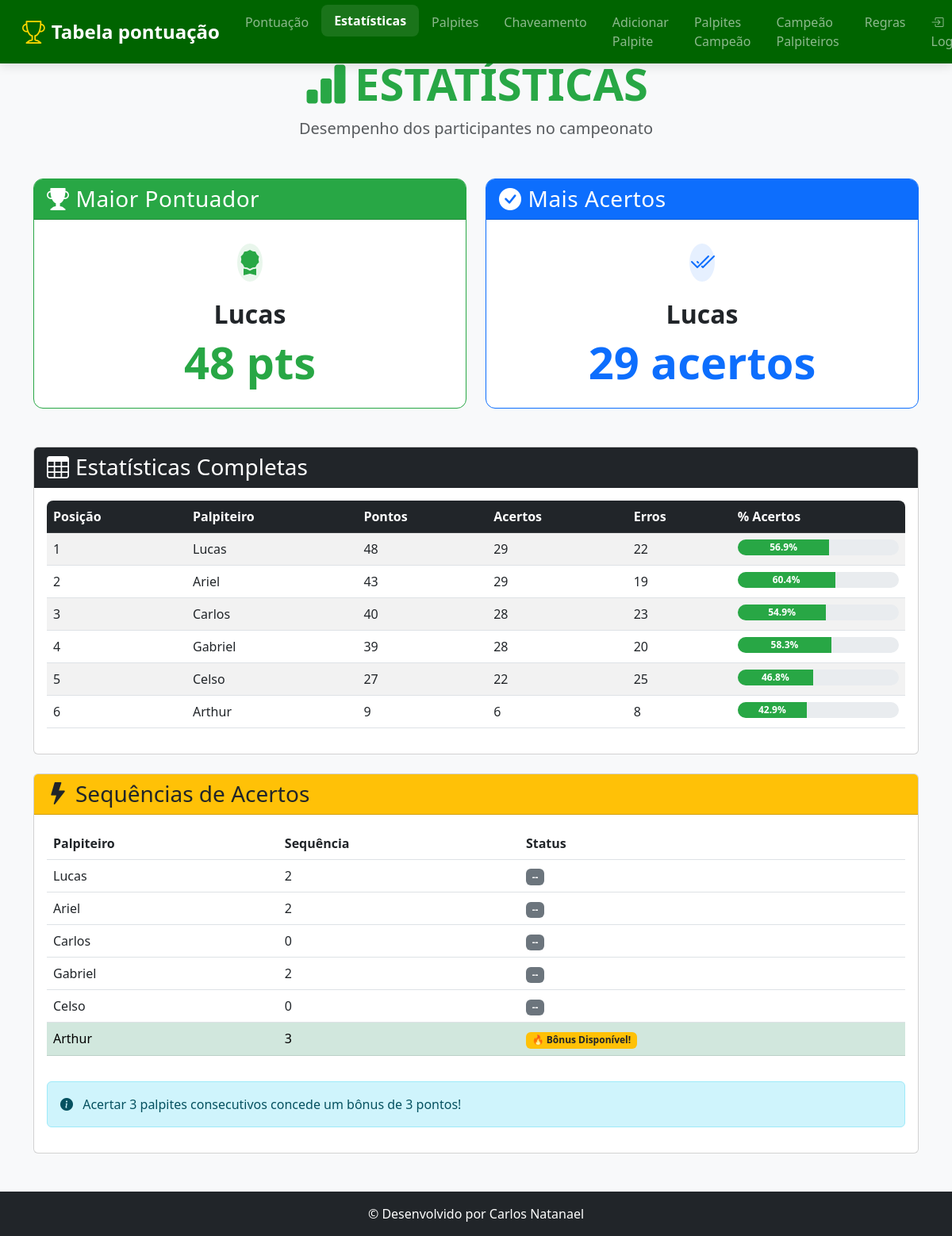
Page /estatisticas on the committed database.
### tables this page shows
CREATE TABLE pontuacao (
        id INTEGER PRIMARY KEY AUTOINCREMENT,
        posicao INTEGER,
        nome TEXT UNIQUE,
        pontos INTEGER DEFAULT 0,
        acertos INTEGER DEFAULT 0,
        erros INTEGER DEFAULT 0
    , pontos_bonus INTEGER DEFAULT 0);

### app.py (the view)
@app.route('/estatisticas')
def estatisticas():
    conn = get_db()
    estatisticas_completas = conn.execute('''
        SELECT nome, pontos, acertos, erros,
               CASE WHEN (acertos + erros) = 0 THEN 0.0 ELSE ROUND((acertos * 100.0 / (acertos + erros)), 1) END as percentual_acertos
        FROM pontuacao ORDER BY pontos DESC, acertos DESC
    ''').fetchall()
    maior_pontuador = estatisticas_completas[0] if estatisticas_completas else None
    quem_acertou_mais = sorted(estatisticas_completas, key=lambda x: x['acertos'], reverse=True)[0] if estatisticas_completas else None
    rodada_atual_row = conn.execute("SELECT MAX(rodada) as rodada FROM palpites WHERE status != 'Pendente'").fetchone()
    rodada_atual_bonus = rodada_atual_row['rodada'] if rodada_atual_row and rodada_atual_row['rodada'] else 0
    sequencias_info = defaultdict(int)
    if rodada_atual_bonus > 0:
        palpites_rodada_atual = conn.execute("""
            SELECT p.nome, p.status, j.data_hora FROM palpites p
            JOIN jogos j ON p.game_id = j.id
            WHERE p.status != 'Pendente' AND p.rodada = ?
            ORDER BY p.nome, j.data_hora
        """, (rodada_atual_bonus,)).fetchall()
        for jogador in estatisticas_completas:
            nome = jogador['nome']
            palpites_do_jogador_na_rodada = [p for p in palpites_rodada_atual if p['nome'] == nome]
            sequencia_atual = 0
            for palpite in palpites_do_jogador_na_rodada:
                if "Erro" not in palpite['status']:
                    sequencia_atual += 1
                else:
                    sequencia_atual = 0
            sequencias_info[nome] = sequencia_atual
    sequencias_para_template = []
    for jogador in estatisticas_completas:
        nome = jogador['nome']
        max_streak = sequencias_info[nome]
        sequencias_para_template.append({
            'nome': nome,
            'sequencia': max_streak,
            'bonus': '🔥 Bônus Disponível!' if max_streak >= 3 else '--'
        })
    print(f"\n[LOG - estatisticas]: Rodada atual para cálculo de bônus: {rodada_atual_bonus}")
    print(f"[LOG - estatisticas]: Estatísticas carregadas para {len(estatisticas_completas)} jogadores.\n")
    return render_template('estatisticas.html',
                           maior_pontuador=maior_pontuador,
                           quem_acertou_mais=quem_acertou_mais,
                           estatisticas_completas=estatisticas_completas,
                           sequencias=sequencias_para_template,
                           rodada_atual_bonus=rodada_atual_bonus)

### app.py (called while the page is built)
def get_db():
    if 'db' not in g:
        g.db = sqlite3.connect('palpites.db', timeout=10)
        g.db.row_factory = sqlite3.Row
    return g.db

### templates/estatisticas.html (shortened to what this page needs)
<!DOCTYPE html>
<html lang="pt">
<head>
    <link href="https://cdn.jsdelivr.net/npm/bootstrap@5.3.0/dist/css/bootstrap.min.css" rel="stylesheet">
    <link rel="stylesheet" href="https://cdn.jsdelivr.net/npm/bootstrap-icons@1.10.0/font/bootstrap-icons.css">
    <link rel="stylesheet" href="{{ url_for('static', filename='esta.css') }}">
</head>
<body>
    <header>
        <nav class="navbar navbar-expand-lg navbar-dark fixed-top" style="background-color: #006400 !important;">
            <div class="container-fluid">
                <a class="navbar-brand d-flex align-items-center" href="{{ url_for('index') }}">
                    <i class="bi bi-trophy me-2"></i>
                    <span>Tabela pontuação</span>
                </a>
                <div class="collapse navbar-collapse" id="navbarNav">
                    <ul class="navbar-nav mx-auto">
                        <li class="nav-item"><a class="nav-link" href="{{ url_for('index') }}">Pontuação</a></li>
                        <li class="nav-item"><a class="nav-link active" href="{{ url_for('estatisticas') }}">Estatísticas</a></li>
                        <li class="nav-item"><a class="nav-link" href="{{ url_for('exibir_palpites') }}">Palpites</a></li>
                        <li class="nav-item"><a class="nav-link" href="{{ url_for('chaveamento') }}">Chaveamento</a></li>
                        <li class="nav-item"><a class="nav-link" href="{{ url_for('adicionar_palpites') }}">Adicionar Palpite</a></li>
                        <li class="nav-item"><a class="nav-link" href="{{ url_for('ver_palpites_campeao') }}">Palpites Campeão</a></li>
                        <li class="nav-item"><a class="nav-link" href="{{ url_for('campeao_geral') }}">Campeão Palpiteiros</a></li>
                        <li class="nav-item"><a class="nav-link" href="{{ url_for('regra') }}">Regras</a></li>
                    </ul>
                    <ul class="navbar-nav">
                        {% if session.logged_in %}
                        <li class="nav-item dropdown">
                            <a class="nav-link dropdown-toggle" href="#" id="navbarDropdownAdmin" role="button" data-bs-toggle="dropdown" aria-expanded="false">
                                <i class="bi bi-gear-fill me-1"></i>Admin
                            </a>
                            <ul class="dropdown-menu dropdown-menu-end" aria-labelledby="navbarDropdownAdmin">
                                <li><a class="dropdown-item" href="{{ url_for('admin_dashboard') }}">Painel Admin</a></li>
                                <li><hr class="dropdown-divider"></li>
                                <li><a class="dropdown-item" href="{{ url_for('logout') }}">Sair</a></li>
                            </ul>
                        </li>
                        {% else %}
                        <li class="nav-item">
                            <a class="nav-link" href="{{ url_for('login') }}">
                                <i class="bi bi-box-arrow-in-right me-1"></i>Login
                            </a>
                        </li>
                        {% endif %}
                    </ul>
                </div>
            </div>
        </nav>
    </header>
    <main class="container py-5 mt-4">
        <div class="text-center mb-5">
            <h1 class="display-4 fw-bold text-success">
                <i class="bi bi-bar-chart-fill me-2"></i>ESTATÍSTICAS
            </h1>
            <p class="lead text-muted">Desempenho dos participantes no campeonato</p>
        </div>
        <div class="row g-4 mb-5">
            <div class="col-md-6">
                <div class="card stat-card h-100 border-success">
                    <div class="card-header bg-success text-white">
                        <h3 class="card-title mb-0">
                            <i class="bi bi-trophy-fill me-2"></i>Maior Pontuador
                        </h3>
                    </div>
                    <div class="card-body text-center py-4">
                        {% if maior_pontuador %}
                        <div class="avatar-lg mb-3 mx-auto">
                            <div class="avatar-title bg-success bg-opacity-10 text-success rounded-circle fs-2">
                                <i class="bi bi-award-fill"></i>
                            </div>
                        </div>
                        <h2 class="fw-bold">{{ maior_pontuador.nome }}</h2>
                        <div class="display-4 fw-bold text-success">{{ maior_pontuador.pontos }} pts</div>
                        {% else %}
                        <div class="text-muted">Nenhum dado disponível</div>
                        {% endif %}
                    </div>
                </div>
            </div>
            <div class="col-md-6">
                <div class="card stat-card h-100 border-primary">
                    <div class="card-header bg-primary text-white">
                        <h3 class="card-title mb-0">
                            <i class="bi bi-check-circle-fill me-2"></i>Mais Acertos
                        </h3>
                    </div>
                    <div class="card-body text-center py-4">
                        {% if quem_acertou_mais %}
                        <div class="avatar-lg mb-3 mx-auto">
                            <div class="avatar-title bg-primary bg-opacity-10 text-primary rounded-circle fs-2">
                                <i class="bi bi-check2-all"></i>
                            </div>
                        </div>
                        <h2 class="fw-bold">{{ quem_acertou_mais.nome }}</h2>
                        <div class="display-4 fw-bold text-primary">{{ quem_acertou_mais.acertos }} acertos</div>
                        {% else %}
                        <div class="text-muted">Nenhum dado disponível</div>
                        {% endif %}
                    </div>
                </div>
            </div>
        </div>
        <div class="card mb-4">
            <div class="card-header bg-dark text-white">
                <h3 class="card-title mb-0">
                    <i class="bi bi-table me-2"></i>Estatísticas Completas
                </h3>
            </div>
            <div class="card-body">
                <div class="table-responsive">
                    <table class="table table-striped table-hover">
                        <thead class="table-dark">
                            <tr>
                                <th>Posição</th>
                                <th>Palpiteiro</th>
                                <th>Pontos</th>
                                <th>Acertos</th>
                                <th>Erros</th>
                                <th>% Acertos</th>
                            </tr>
                        </thead>
                        <tbody>
                            {% for estatistica in estatisticas_completas %}
                            <tr>
                                <td>{{ loop.index }}</td>
                                <td>{{ estatistica.nome }}</td>
                                <td>{{ estatistica.pontos }}</td>
                                <td>{{ estatistica.acertos }}</td>
                                <td>{{ estatistica.erros }}</td>
                                <td>
                                    <div class="progress" style="height: 20px;">
                                        <div class="progress-bar bg-success" style="width: {{ estatistica.percentual_acertos or 0 }}%">
                                            {{ estatistica.percentual_acertos or 0 }}%
                                        </div>
                                    </div>
                                </td>
                            </tr>
                            {% endfor %}
                        </tbody>
                    </table>
                </div>
            </div>
        </div>
        <div class="card">
            <div class="card-header bg-warning text-dark">
                <h3 class="card-title mb-0">
                    <i class="bi bi-lightning-fill me-2"></i>Sequências de Acertos
                </h3>
            </div>
            <div class="card-body">
                <div class="table-responsive">
                    <table class="table table-hover">
                        <thead>
                            <tr>
                                <th>Palpiteiro</th>
                                <th>Sequência</th>
                                <th>Status</th>
                            </tr>
                        </thead>
                        <tbody>
                            {% for seq in sequencias %}
                            <tr class="{{ 'table-success' if seq.sequencia >= 3 }}">
                                <td>{{ seq.nome }}</td>
                                <td>{{ seq.sequencia }}</td>
                                <td>
                                    {% if seq.sequencia >= 3 %}
                                    <span class="badge bg-warning text-dark pulse">{{ seq.bonus }}</span>
                                    {% else %}
                                    <span class="badge bg-secondary">{{ seq.bonus }}</span>
                                    {% endif %}
                                </td>
                            </tr>
                            {% endfor %}
                        </tbody>
                    </table>
                </div>
                <div class="alert alert-info mt-3">
                    <i class="bi bi-info-circle-fill me-2"></i>
                    Acertar 3 palpites consecutivos concede um bônus de 3 pontos!
                </div>
            </div>
        </div>
    </main>
    <footer class="bg-dark text-white py-3 mt-auto">
        <div class="container text-center">
            <p class="mb-0">© Desenvolvido por Carlos Natanael</p>
        </div>
    </footer>
</body>
</html>

### static/esta.css (style rules this page uses)
:root { --bs-success-rgb: 40, 167, 69; --bs-primary-rgb: 13, 110, 253; --bs-info-rgb: 23, 162, 184; --trophy-gold: #ffd700; }
body { background-color: #f8f9fa; font-family: 'Segoe UI', system-ui, -apple-system, sans-serif; }
.stat-card { transition: transform 0.3s ease, box-shadow 0.3s ease; border-radius: 0.75rem; overflow: hidden; }
.stat-card .card-header { font-weight: 600; letter-spacing: 0.5px; }
.avatar-lg { width: 60px; height: 60px; display: flex; align-items: center; justify-content: center; }
.table-responsive { border-radius: 0.5rem; overflow: hidden; }
.progress { border-radius: 10px; }
.progress-bar { font-size: 0.75rem; font-weight: 600; }
.pulse { animation: pulse 1.5s infinite; }
header { padding: 0; box-shadow: none; border-bottom: none; }
.navbar { background-color: var(--primary-color) !important; box-shadow: 0 4px 12px rgba(0, 0, 0, 0.1); padding: 0.5rem 1rem; }
.navbar-brand { font-weight: 700; font-size: 1.5rem; display: flex; align-items: center; }
.navbar-brand i { font-size: 1.8rem; color: var(--trophy-gold); }
.nav-link { font-weight: 500; padding: 0.5rem 1rem !important; transition: all 0.3s ease; border-radius: 0.5rem; }
.nav-link:hover, .nav-link.active { background-color: rgba(255, 255, 255, 0.1) !important; transform: translateY(-2px); }
.nav-link.active { font-weight: 600; }
main { padding-top: calc(var(--navbar-height) + 20px); flex: 1; }

### rows in the picture
pontuacao: nome "Lucas", pontos "48", acertos "29", erros "22", percentual_acertos "56.9", sequencia "2", bonus "--"
pontuacao: nome "Ariel", pontos "43", acertos "29", erros "19", percentual_acertos "60.4", sequencia "2", bonus "--"
pontuacao: nome "Carlos", pontos "40", acertos "28", erros "23", percentual_acertos "54.9", sequencia "0", bonus "--"
pontuacao: nome "Gabriel", pontos "39", acertos "28", erros "20", percentual_acertos "58.3", sequencia "2", bonus "--"
pontuacao: nome "Celso", pontos "27", acertos "22", erros "25", percentual_acertos "46.8", sequencia "0", bonus "--"
pontuacao: nome "Arthur", pontos "9", acertos "6", erros "8", percentual_acertos "42.9", sequencia "3", bonus "🔥 Bônus Disponível!"
